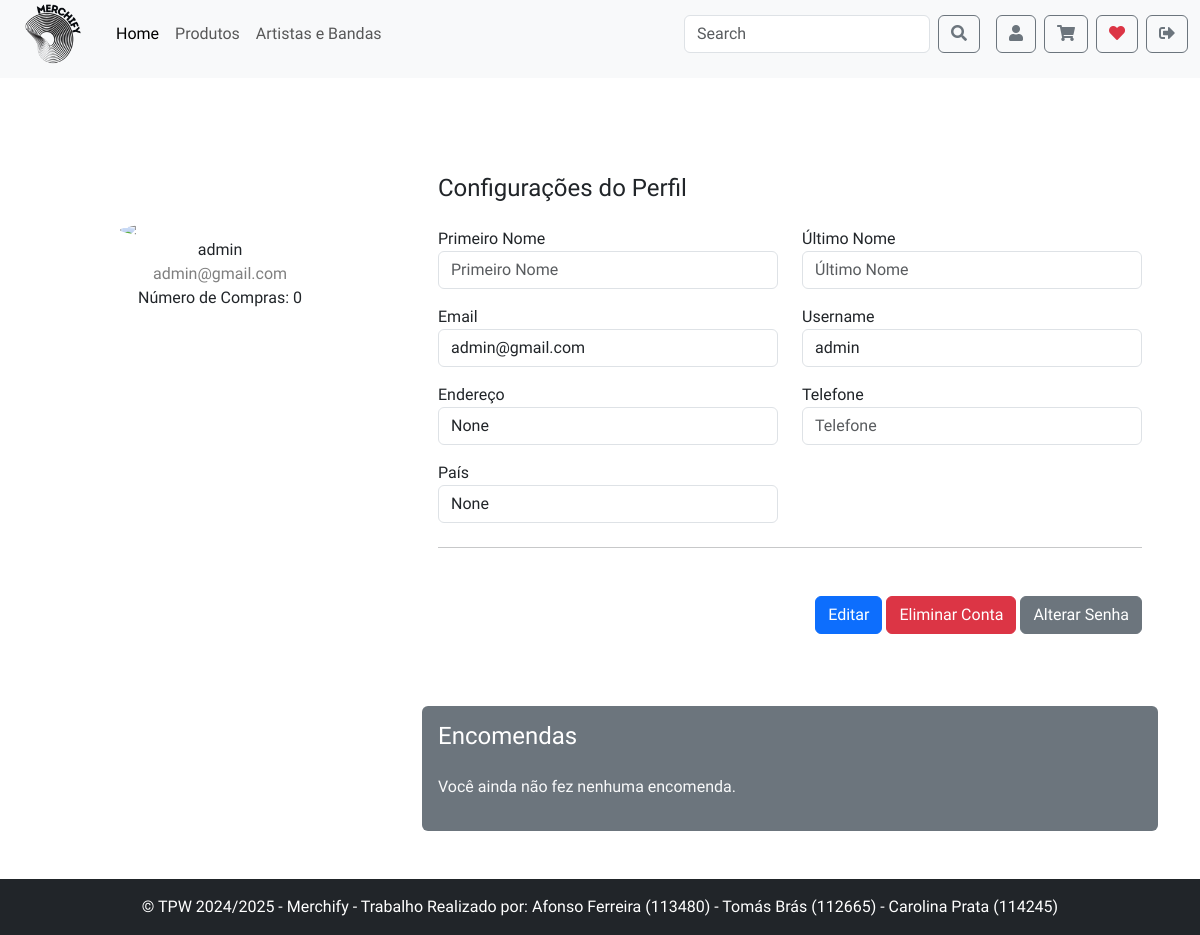
Page /account/profile (signed in) on the earlier database version.
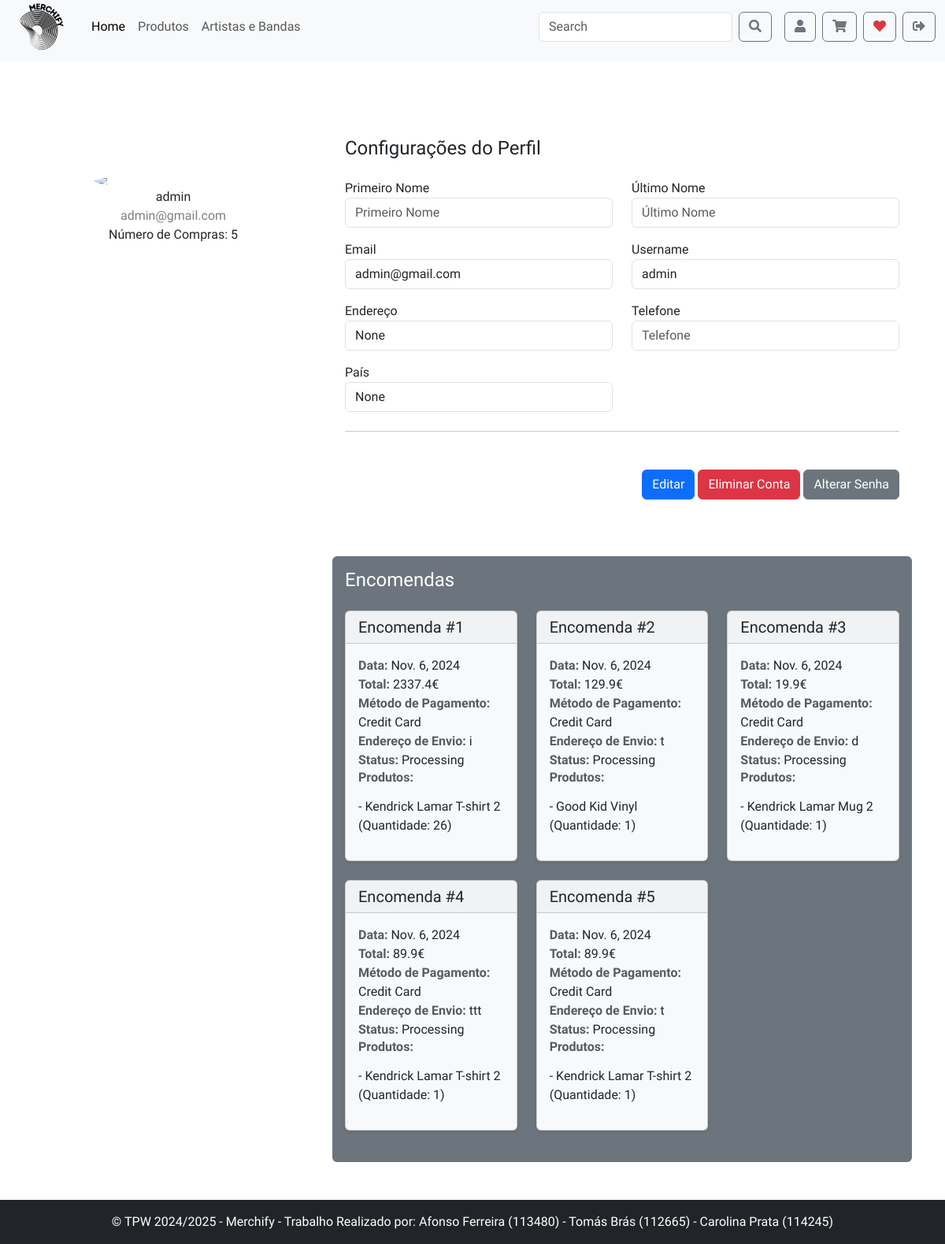
Same page on the later database version.
### app/models.py (models this page shows, shortened)
class Purchase(models.Model):
    id = models.AutoField(primary_key=True)
    user = models.ForeignKey(User, on_delete=models.CASCADE, related_name='purchases')
    date = models.DateField()
    paymentMethod = models.CharField(max_length=50)
    shippingAddress = models.CharField(max_length=50)
    status = models.CharField(max_length=50)
    @property
    def total(self):
        return sum(item.total for item in self.purchase_products.all())

class PurchaseProduct(models.Model):
    purchase = models.ForeignKey(Purchase, on_delete=models.CASCADE, related_name='purchase_products')
    product = models.ForeignKey(Product, on_delete=models.CASCADE, related_name='product_purchases')
    quantity = models.PositiveIntegerField()
    @property
    def total(self):
        return self.quantity * self.product.price

class Product(models.Model):
    id = models.AutoField(primary_key=True)
    name = models.CharField(max_length=50)
    description = models.TextField()
    price = models.FloatField()
    image = models.ImageField(upload_to='products/')
    artist = models.ForeignKey('Artist', on_delete=models.CASCADE)
    company = models.ForeignKey('Company', on_delete=models.CASCADE, related_name='products')
    category = models.CharField(max_length=50)
    addedProduct = models.DateField(auto_now_add=True)

### app/views.py (the view, shortened to what this page needs)
# urls.py: path("account/profile", views.profile, name="profile"),
@login_required(login_url='/login')
def profile(request):
    user = request.user
    if request.method == 'GET':
        logger.debug("Método GET acionado, carregando formulário.")
        image_form = UploadUserProfilePicture()
        profile_form = UpdateProfile(initial={
            'name': user.first_name,
            'surname': user.last_name,
            'email': user.email,
            'username': user.username,
            'address': user.address,
            'phone': user.phone,
            'country': user.country
        })
        password_form = UpdatePassword()
        purchases = Purchase.objects.filter(user=user)
        return render(request, 'profile.html', {
            'user': user,
            'image_form': image_form,
            'profile_form': profile_form,
            'password_form': password_form,
            'number_of_purchases': purchases.count(),
            'purchases': purchases,
        })

### app/forms.py (shortened to what this page needs)
class UploadUserProfilePicture(forms.Form):
    image = forms.ImageField(widget=forms.FileInput(attrs={'class': 'form-control',
                                                           'id': 'image',
                                                             'name': 'image',
                                                             'accept': 'image/*'}))

class UpdateProfile(forms.Form):
    username = forms.CharField(max_length=100, required=True)
    email = forms.EmailField(max_length=100, help_text='Required. Inform a valid email address.')
    address = forms.CharField(max_length=50, required=False)
    phone = forms.CharField(max_length=50, required=False)
    country = forms.CharField(max_length=50, required=False)
    image = forms.ImageField(widget=forms.FileInput(attrs={'class': 'form-control',
                                                           'id': 'image',
                                                             'name': 'image',
                                                             'accept': 'image/*'}))

### app/templates/profile.html (shortened to what the changed rows need)
{% extends "layout.html" %}
{% load static %}
{% block content %}
<div class="container rounded bg-white mt-5 mb-5">
    <div class="row">
        <div class="col-md-4 border-right" style="max-height: 500px; overflow-y: auto;">
            <div class="d-flex flex-column align-items-center text-center p-3 py-5">
                {% if user.image %}
                    <img class="profile-picture rounded-circle mt-5" width="200px" height="200px" src="{{ user.image.url }}" style="object-fit: cover;">
                {% else %}
                    <img class="rounded-circle mt-5" width="200px" src="https://st3.depositphotos.com/15648834/17930/v/600/depositphotos_179308454-stock-illustration-unknown-person-silhouette-glasses-profile.jpg">
                {% endif %}
                <span class="font-weight-bold">{{ user.username }}</span>
                <span class="text-black-50">{{ user.email }}</span>
                <span>Número de Compras: {{ number_of_purchases }}</span>
            </div>
        </div>
        <div class="col-md-8">
            <div class="p-3 bg-secondary text-white rounded mt-4">
                <h4 class="mb-4">Encomendas</h4>
                {% if purchases %}
                    <div class="row">
                        {% for purchase in purchases %}
                            <div class="col-12 col-md-6 col-lg-4 mb-4">
                                <div class="card bg-light text-dark shadow-sm h-100">
                                    <div class="card-header">
                                        <h5 class="mb-0">Encomenda #{{ purchase.id }}</h5>
                                    </div>
                                    <div class="card-body" style="text-align:left">
                                        <div class="info-grid">
                                            <div class="info-item">
                                                <span class="text-muted"><strong>Data:</strong></span>
                                                <span>{{ purchase.date }}</span>
                                            </div>
                                            <div class="info-item">
                                                <span class="text-muted"><strong>Total:</strong></span>
                                                <span>{{ purchase.total }}€</span>
                                            </div>
                                            <div class="info-item">
                                                <span class="text-muted"><strong>Método de Pagamento:</strong></span>
                                                <span>{{ purchase.paymentMethod }}</span>
                                            </div>
                                            <div class="info-item">
                                                <span class="text-muted"><strong>Endereço de Envio:</strong></span>
                                                <span>{{ purchase.shippingAddress }}</span>
                                            </div>
                                            <div class="info-item">
                                                <span class="text-muted"><strong>Status:</strong></span>
                                                <span>{{ purchase.status }}</span>
                                            </div>
                                            <h6 class="mb-3 text-muted"><strong>Produtos:</strong></h6>
                                            <ul class="list-unstyled">
                                                {% for item in purchase.purchase_products.all %}
                                                    <li>- {{ item.product.name }} (Quantidade: {{ item.quantity }})</li>
                                                {% endfor %}
                                            </ul>
                                        </div>
                                    </div>
                                </div>
                            </div>
                        {% endfor %}
                    </div>
                {% else %}
                    <p class="text-light">Você ainda não fez nenhuma encomenda.</p>
                {% endif %}
            </div>
        </div>
    </div>
</div>
{% endblock %}

Differences in the rows shown:
added Purchase: id "1", date "Nov. 6, 2024", total "2337.4", paymentMethod "Credit Card", shippingAddress "i", status "Processing"
added PurchaseProduct: product.name "Kendrick Lamar T-shirt 2", quantity "26", shown under "1"
added Purchase: id "2", date "Nov. 6, 2024", total "129.9", paymentMethod "Credit Card", shippingAddress "t", status "Processing"
added PurchaseProduct: product.name "Good Kid Vinyl", quantity "1", shown under "2"
added Purchase: id "3", date "Nov. 6, 2024", total "19.9", paymentMethod "Credit Card", shippingAddress "d", status "Processing"
added PurchaseProduct: product.name "Kendrick Lamar Mug 2", quantity "1", shown under "3"
added Purchase: id "4", date "Nov. 6, 2024", total "89.9", paymentMethod "Credit Card", shippingAddress "ttt", status "Processing"
added PurchaseProduct: product.name "Kendrick Lamar T-shirt 2", quantity "1", shown under "4"
added Purchase: id "5", date "Nov. 6, 2024", total "89.9", paymentMethod "Credit Card", shippingAddress "t", status "Processing"
added PurchaseProduct: product.name "Kendrick Lamar T-shirt 2", quantity "1", shown under "5"
Other differences:
{{ number_of_purchases }}: "0" → "5"
text no longer shown: "Você ainda não fez nenhuma encomenda."
